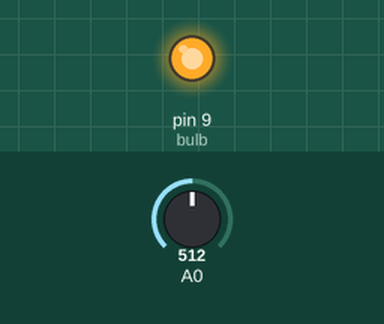
A sketch run on a simulated Arduino Uno, built with avr-gcc and run on an emulated ATmega328P. Parts: output pins drawn as LEDs (lit = HIGH). The test bench sets the inputs (shaded band); at power-on: A0 = 512. What the sketch prints to the serial monitor is not drawn.

Above: at 1.2 s.
1.3 s: A0 set to 122
At 2.0 s:
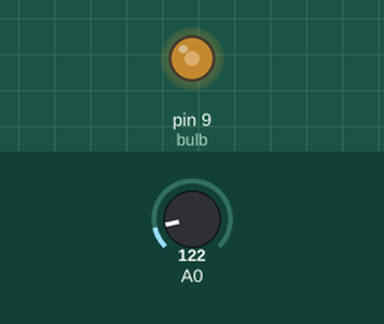
2.8 s: A0 set to 306
At 4.0 s:
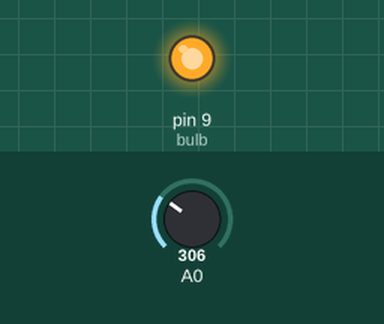
4.3 s: A0 set to 0
At 5.4 s:
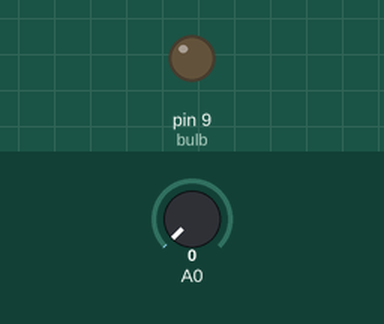
5.8 s: A0 set to 511
At 6.6 s:
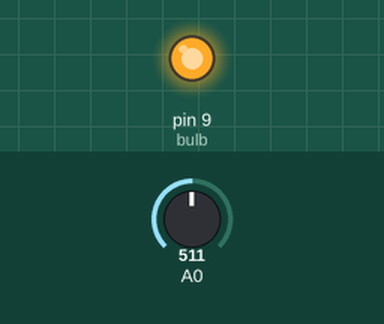
Timing chart, 0 to 8.3 s (numbered marks = the images above; inputs shaded):
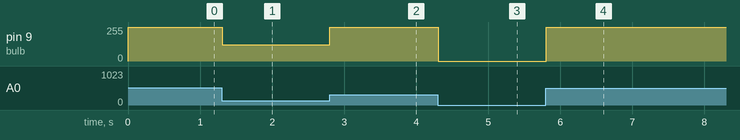

The sketch:

1bulb_pot.ino
```cpp
int value;
int bulb=9;
int v1;
void setup() {
  // put your setup code here, to run once:
Serial.begin(9600);
pinMode(bulb,OUTPUT);
}

void loop() {
  // put your main code here, to run repeatedly:
value=analogRead(A0);
v1=(5./1023.)*value;
Serial.println(v1);
analogWrite(bulb,value);


}
```

Measured:
- after the input at 1.3 s, pin 9 (bulb): 255/255 → 122/255 at once
- after the input at 2.8 s, pin 9 (bulb): 122/255 → 255/255 at once
- after the input at 4.3 s, pin 9 (bulb): 255/255 → 0/255 at once
- after the input at 5.8 s, pin 9 (bulb): 0/255 → 255/255 at once
